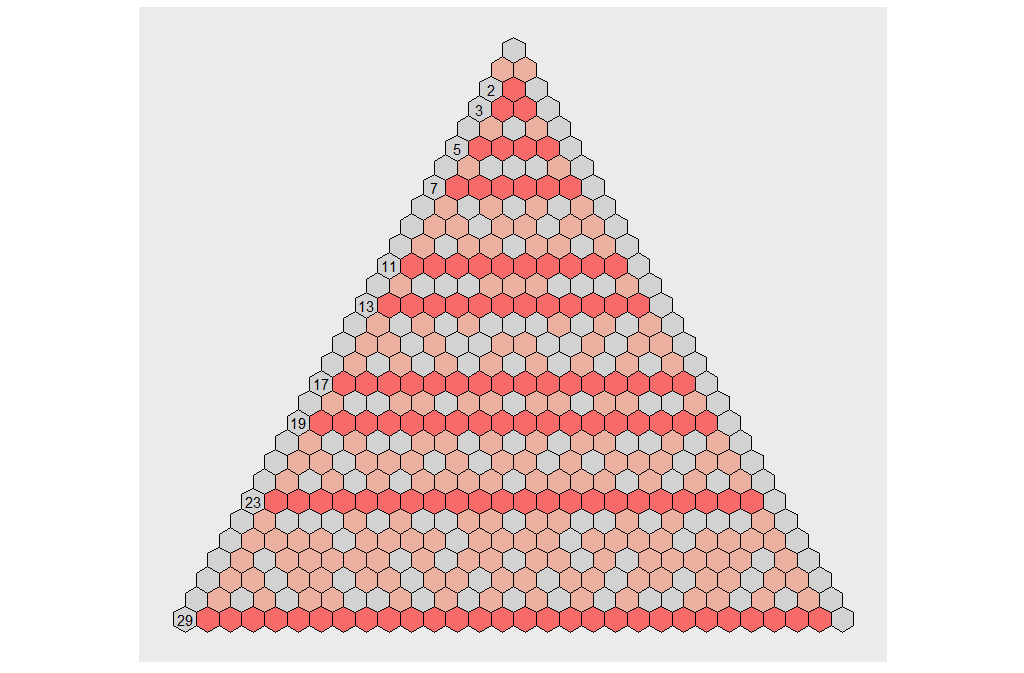

Generate this figure with R:
library(numbers)

source("main.R")
moddy <- function(v, n) ifelse(n == 0, 0, ifelse(modn(v, n), ifelse(isPrime(n), 2, 1), 0))
h2 <- lapply(h, function(p) { p$fill <- moddy(p$value, p$n); return(p)})
the_plot <- plot(h2, F) +
  annotate("text",
    x=seq(from=0, by=-0.5, length.out=max_row + 1),
    y=seq(from=0, by=-sin(pi/3), length.out=max_row + 1),
    label=sapply(seq(0, max_row), function(x) ifelse(x == 0, "", ifelse(isPrime(x), x, "")))
  )
print(the_plot)
